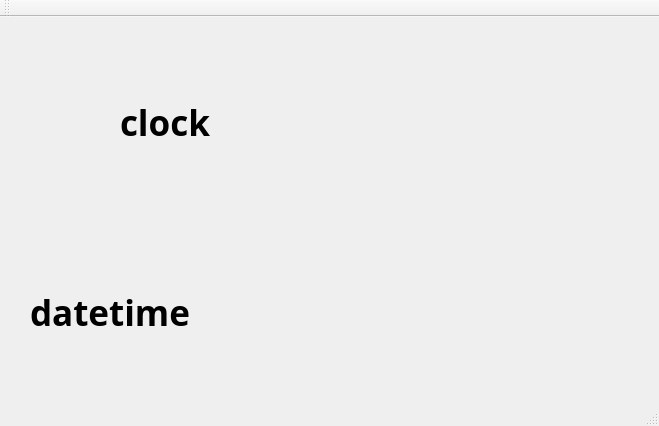
<?xml version="1.0" encoding="UTF-8"?>
<ui version="4.0">
 <class>MainWindow</class>
 <widget class="QMainWindow" name="MainWindow">
  <property name="geometry">
   <rect>
    <x>0</x>
    <y>0</y>
    <width>659</width>
    <height>426</height>
   </rect>
  </property>
  <property name="windowTitle">
   <string>MainWindow</string>
  </property>
  <widget class="QWidget" name="centralWidget">
   <widget class="QLabel" name="Digital_clock">
    <property name="geometry">
     <rect>
      <x>120</x>
      <y>20</y>
      <width>411</width>
      <height>171</height>
     </rect>
    </property>
    <property name="font">
     <font>
      <family>Abyssinica SIL</family>
      <pointsize>26</pointsize>
      <weight>75</weight>
      <italic>false</italic>
      <bold>true</bold>
     </font>
    </property>
    <property name="text">
     <string>clock</string>
    </property>
   </widget>
   <widget class="QLabel" name="Datetime_">
    <property name="geometry">
     <rect>
      <x>30</x>
      <y>250</y>
      <width>611</width>
      <height>91</height>
     </rect>
    </property>
    <property name="font">
     <font>
      <family>Waree</family>
      <pointsize>26</pointsize>
      <weight>75</weight>
      <bold>true</bold>
     </font>
    </property>
    <property name="text">
     <string>datetime</string>
    </property>
   </widget>
  </widget>
  <widget class="QMenuBar" name="menuBar">
   <property name="geometry">
    <rect>
     <x>0</x>
     <y>0</y>
     <width>659</width>
     <height>22</height>
    </rect>
   </property>
  </widget>
  <widget class="QToolBar" name="mainToolBar">
   <attribute name="toolBarArea">
    <enum>TopToolBarArea</enum>
   </attribute>
   <attribute name="toolBarBreak">
    <bool>false</bool>
   </attribute>
  </widget>
  <widget class="QStatusBar" name="statusBar"/>
 </widget>
 <layoutdefault spacing="6" margin="11"/>
 <resources/>
 <connections/>
</ui>
